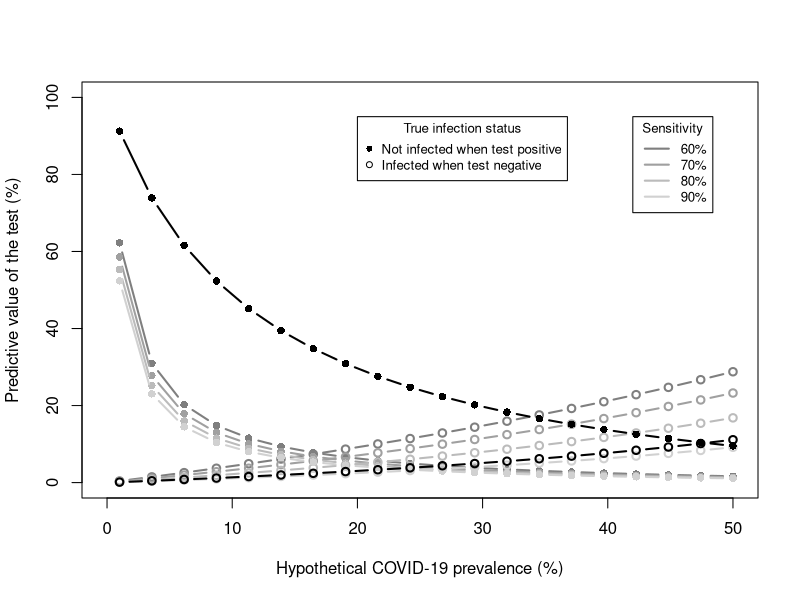

This figure's R source:
#################
# Performance of testing in COVID-19
# Citation: Goldstein ND, Burstyn I. On the importance of early testing even when imperfect in a pandemic such as COVID-19. Manuscript in preparation.
# 3/17/20 -- Igor Burstyn and Neal Goldstein
#################


### SIMULATION PARAMETERS ###

#reproducibility
set.seed(777)

#simulation size
n=5000


### DATA FOR  TEST ACCURACY ###

#range of PCR values
sp_pcr = 0.99
sn_pcr = c(0.60,0.70,0.80,0.90)

#sn_sero/sp_sero from gold standard serologic data https://www.ncbi.nlm.nih.gov/pubmed/32104917
sn_sero=rbeta(n, 352, (397-352))
sp_sero=rbeta(n, 116, 12) #128-116

sn_sero_mean=mean(sn_sero)
sp_sero_mean=mean(sp_sero)


### DATA FOR PREV and TESTING DEPLOYMENT ###

#as of March 19, 2020

#https://www.cdc.gov/coronavirus/2019-ncov/cases-in-us.html
cases=10442

#https://www.cdc.gov/coronavirus/2019-ncov/cases-updates/testing-in-us.html
tested=4484+33340
cases/tested


### PLOT ###

pr=seq(0.01, .5, length.out=20)
pospredval=sn_pcr[1]*pr/(sn_pcr[1]*pr+(1-sp_pcr)*(1-pr))
negpredval=sp_pcr*(1-pr)/((1-sn_pcr[1])*pr+sp_pcr*(1-pr))

plot(100*pr, 100*(1-pospredval), type="b", col=gray.colors(6)[2], lwd=2, ylim=c(0,100), xlim=c(0,50), 
     ylab="Predictive value of the test (%)", xlab="Hypothetical COVID-19 prevalence (%)",  pch=16) 
lines(100*pr, 100*(1-negpredval), col=gray.colors(6)[2], lwd=2, type="b", pch=1)

pospredval=sn_pcr[2]*pr/(sn_pcr[2]*pr+(1-sp_pcr)*(1-pr))
negpredval=sp_pcr*(1-pr)/((1-sn_pcr[2])*pr+sp_pcr*(1-pr))
lines(100*pr, 100*(1-pospredval), col=gray.colors(6)[3], lwd=2, type="b", pch=16)
lines(100*pr, 100*(1-negpredval), col=gray.colors(6)[3], lwd=2, type="b", pch=1)

pospredval=sn_pcr[3]*pr/(sn_pcr[3]*pr+(1-sp_pcr)*(1-pr))
negpredval=sp_pcr*(1-pr)/((1-sn_pcr[3])*pr+sp_pcr*(1-pr))
lines(100*pr, 100*(1-pospredval), col=gray.colors(6)[4], lwd=2, type="b", pch=16)
lines(100*pr, 100*(1-negpredval), col=gray.colors(6)[4], lwd=2, type="b", pch=1)

pospredval=sn_pcr[4]*pr/(sn_pcr[4]*pr+(1-sp_pcr)*(1-pr))
negpredval=sp_pcr*(1-pr)/((1-sn_pcr[4])*pr+sp_pcr*(1-pr))
lines(100*pr, 100*(1-pospredval), col=gray.colors(6)[5], lwd=2, type="b", pch=16)
lines(100*pr, 100*(1-negpredval), col=gray.colors(6)[5], lwd=2, type="b", pch=1)

pospredval=sn_sero_mean*pr/(sn_sero_mean*pr+(1-sp_sero_mean)*(1-pr))
negpredval=sp_sero_mean*(1-pr)/((1-sn_sero_mean)*pr+sp_sero_mean*(1-pr))
lines(100*pr, 100*(1-pospredval), col="black", lwd=2, type="b", pch=16)
lines(100*pr, 100*(1-negpredval), col="black", lwd=2, type="b", pch=1)

legend(x=20, y=95, legend=c("Not infected when test positive", "Infected when test negative"), col="black", pch=c(16,1), cex=0.8, title="True infection status")
legend(x=42, y=95, legend=c("60%", "70%", "80%", "90%"), col=c(gray.colors(6)[2],gray.colors(6)[3],gray.colors(6)[4],gray.colors(6)[5]), lty=1, lwd=2, cex=0.8, title="Sensitivity")


### HYPOTHETHICAL ACCURACY ###

pop = 100000 #population size
prev = 0.28  #COVID-19 prevalance

true_pos = prev * pop
true_neg = (1-prev) * pop
test_pos_true_pos = round(sn_pcr[1] * true_pos)
test_pos_true_pos = round(sn_pcr[4] * true_pos)
test_neg_true_pos = true_pos - test_pos_true_pos
test_neg_true_neg = round(sp_pcr * true_neg)
test_pos_true_neg = true_neg - test_neg_true_neg


# ### DISTRIBUTIONS of PREDICTED COUNTS UNDER PCR TESTING ###
# 
# #3x3 plotting window
# par(mfrow=c(3,3))
# 
# #high prevalence: at equillibrium of 50% (China, Italy) for R=2
# #pr=rbeta(n, 9, 1) #90+/-10%%
# pr=rbeta(n, 100, 100) #50+/-3%%
# mean(pr)
# sd(pr)
# ppv=sn_pcr*pr/(sn_pcr*pr+(1-sp_pcr)*(1-pr))
# npv=sp_pcr*(1-pr)/((1-sn_pcr)*pr+sp_pcr*(1-pr))
# plot(ppv, npv, main="Prevalence at equilibirum 50%+/3% for R=2; medians indicated by solid lines", xlab="Pr(infected if test positive)", ylab="Pr(not infected if test negative)", col="grey")
# abline(v=median(ppv))
# abline(h=median(npv))
# TP=testpos*ppv
# hist(TP, main=bquote("actual infected among "~ .(testpos)~ "tested positive in USA;"~"median"~.(round(median(TP,2)))), xlab="true positive")
# abline(v=median(TP), col="red")
# #	TP=testposp_pcrA*ppv
# #	hist(TP, main="actual infected vs among tested positive in PA")
# #	abline(v=median(TP), col="red")
# FN=(testedUSA-testpos)*(1-npv)
# hist(FN, main=bquote("infected among"~.(testedUSA-testpos)~ "who tested negative in USA;"~"median"~.(round(median(FN,2)))), xlab="false negative")
# abline(v=median(FN), col="red")
# 
# #low prevalence (USA)
# pr=rbeta(n, 1, 9) #10+/-10%%
# mean(pr)
# sd(pr)
# ppv=sn_pcr*pr/(sn_pcr*pr+(1-sp_pcr)*(1-pr))
# npv=sp_pcr*(1-pr)/((1-sn_pcr)*pr+sp_pcr*(1-pr))
# plot(ppv, npv, main="Low 10%+/10% prevalence (e.g. USA); medians indicated by solid lines", xlab="Pr(infected if test positive)", ylab="Pr(not infected if test negative)", col="grey")
# abline(v=median(ppv))
# abline(h=median(npv))
# TP=testpos*ppv
# hist(TP, main=bquote("actual infected among "~ .(testpos)~ "tested positive in USA;"~"median"~.(round(median(TP,2)))), xlab="true positive")
# abline(v=median(TP), col="red")
# #	TP=testposp_pcrA*ppv
# #	hist(TP, main="actual infected among 22 tested positive in PA")
# #	abline(v=median(TP), col="red")
# FN=(testedUSA-testpos)*(1-npv)
# hist(FN, main=bquote("infected among"~.(testedUSA-testpos)~ "who tested negative in USA;"~"median"~.(round(median(FN,2)))), xlab="false negative")
# abline(v=median(FN), col="red")
# 
# #very low prevalence (USA)
# pr=rbeta(n, 1, 99) #1+/-1%%
# mean(pr)
# sd(pr)
# ppv=sn_pcr*pr/(sn_pcr*pr+(1-sp_pcr)*(1-pr))
# npv=sp_pcr*(1-pr)/((1-sn_pcr)*pr+sp_pcr*(1-pr))
# plot(ppv, npv, main="Very low 1%+/1% prevalence (e.g. USA); medians indicated by solid lines", xlab="Pr(infected if test positive)", ylab="Pr(not infected if test negative)", col="grey")
# abline(v=median(ppv))
# abline(h=median(npv))
# TP=testpos*ppv
# hist(TP, main=bquote("actual infected among "~ .(testpos)~ "tested positive in USA;"~"median"~.(round(median(TP,2)))), xlab="true positive")
# abline(v=median(TP), col="red")
# #	TP=testposp_pcrA*ppv
# #	hist(TP, main="actual infected among 22 tested positive in PA")
# #	abline(v=median(TP), col="red")
# FN=(testedUSA-testpos)*(1-npv)
# hist(FN, main=bquote("infected among"~.(testedUSA-testpos)~ "who tested negative in USA;"~"median"~.(round(median(FN,2)))), xlab="false negative")
# abline(v=median(FN), col="red")
# 
# 
# ### DISTRIBUTIONS of PREDICTED COUNTS UNDER SEROLOGICAL TESTING ###
# 
# #3x3 plotting window
# par(mfrow=c(3,3))
# 
# #high prevalence: at equillibrium of 50% (China, Italy) for R=2
# #pr=rbeta(n, 9, 1) #90+/-10%%
# pr=rbeta(n, 100, 100) #50+/-3%%
# mean(pr)
# sd(pr)
# ppv=sn_sero*pr/(sn_sero*pr+(1-sp_sero)*(1-pr))
# npv=sp_sero*(1-pr)/((1-sn_sero)*pr+sp_sero*(1-pr))
# plot(ppv, npv, main="Prevalence at equilibirum 50%+/3% for R=2; medians indicated by solid lines", xlab="Pr(infected if test positive)", ylab="Pr(not infected if test negative)", col="grey")
# abline(v=median(ppv))
# abline(h=median(npv))
# TP=testpos*ppv
# hist(TP, main=bquote("actual infected among "~ .(testpos)~ "tested positive in USA;"~"median"~.(round(median(TP,2)))), xlab="true positive")
# abline(v=median(TP), col="red")
# #	TP=testposp_seroA*ppv
# #	hist(TP, main="actual infected vs among tested positive in PA")
# #	abline(v=median(TP), col="red")
# FN=(testedUSA-testpos)*(1-npv)
# hist(FN, main=bquote("infected among"~.(testedUSA-testpos)~ "who tested negative in USA;"~"median"~.(round(median(FN,2)))), xlab="false negative")
# abline(v=median(FN), col="red")
# 
# #low prevalence (USA)
# pr=rbeta(n, 1, 9) #10+/-10%%
# mean(pr)
# sd(pr)
# ppv=sn_sero*pr/(sn_sero*pr+(1-sp_sero)*(1-pr))
# npv=sp_sero*(1-pr)/((1-sn_sero)*pr+sp_sero*(1-pr))
# plot(ppv, npv, main="Low 10%+/10% prevalence (e.g. USA); medians indicated by solid lines", xlab="Pr(infected if test positive)", ylab="Pr(not infected if test negative)", col="grey")
# abline(v=median(ppv))
# abline(h=median(npv))
# TP=testpos*ppv
# hist(TP, main=bquote("actual infected among "~ .(testpos)~ "tested positive in USA;"~"median"~.(round(median(TP,2)))), xlab="true positive")
# abline(v=median(TP), col="red")
# #	TP=testposp_seroA*ppv
# #	hist(TP, main="actual infected among 22 tested positive in PA")
# #	abline(v=median(TP), col="red")
# FN=(testedUSA-testpos)*(1-npv)
# hist(FN, main=bquote("infected among"~.(testedUSA-testpos)~ "who tested negative in USA;"~"median"~.(round(median(FN,2)))), xlab="false negative")
# abline(v=median(FN), col="red")
# 
# #very low prevalence (USA)
# pr=rbeta(n, 1, 99) #1+/-1%%
# mean(pr)
# sd(pr)
# ppv=sn_sero*pr/(sn_sero*pr+(1-sp_sero)*(1-pr))
# npv=sp_sero*(1-pr)/((1-sn_sero)*pr+sp_sero*(1-pr))
# plot(ppv, npv, main="Very low 1%+/1% prevalence (e.g. USA); medians indicated by solid lines", xlab="Pr(infected if test positive)", ylab="Pr(not infected if test negative)", col="grey")
# abline(v=median(ppv))
# abline(h=median(npv))
# TP=testpos*ppv
# hist(TP, main=bquote("actual infected among "~ .(testpos)~ "tested positive in USA;"~"median"~.(round(median(TP,2)))), xlab="true positive")
# abline(v=median(TP), col="red")
# #	TP=testposp_seroA*ppv
# #	hist(TP, main="actual infected among 22 tested positive in PA")
# #	abline(v=median(TP), col="red")
# FN=(testedUSA-testpos)*(1-npv)
# hist(FN, main=bquote("infected among"~.(testedUSA-testpos)~ "who tested negative in USA;"~"median"~.(round(median(FN,2)))), xlab="false negative")
# abline(v=median(FN), col="red")

